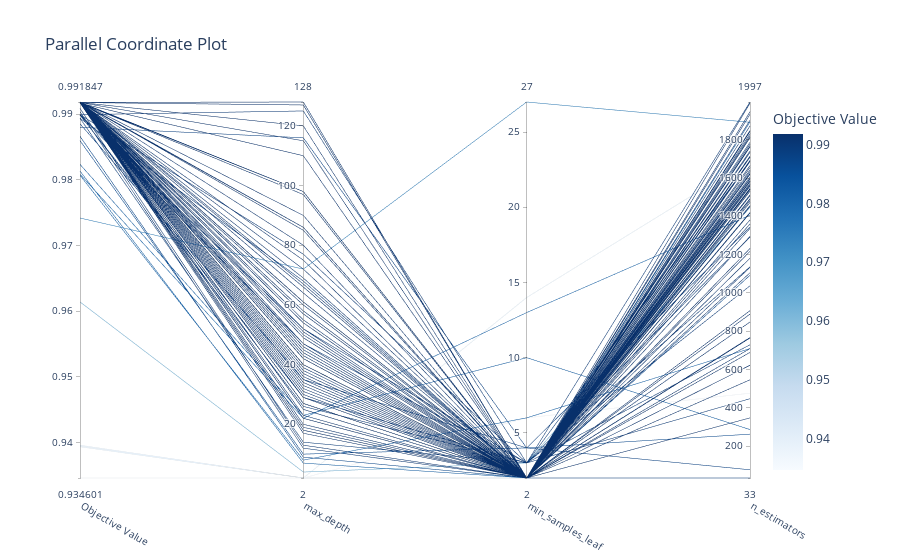

Notebook code cell kept with this figure:
### Code cell
plot_parallel_coordinate(study_RF)
